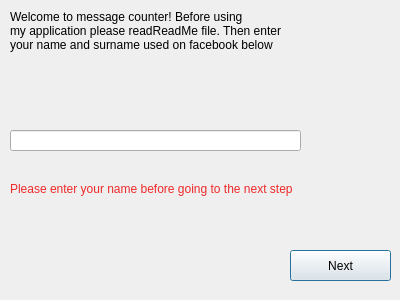
<?xml version="1.0" encoding="UTF-8"?>
<ui version="4.0">
 <class>screen1</class>
 <widget class="QDialog" name="screen1">
  <property name="geometry">
   <rect>
    <x>0</x>
    <y>0</y>
    <width>400</width>
    <height>300</height>
   </rect>
  </property>
  <property name="windowTitle">
   <string notr="true">Message Counter</string>
  </property>
  <widget class="QLabel" name="label">
   <property name="geometry">
    <rect>
     <x>10</x>
     <y>10</y>
     <width>381</width>
     <height>96</height>
    </rect>
   </property>
   <property name="text">
    <string>&lt;html&gt;&lt;head/&gt;&lt;body&gt;&lt;p&gt;Welcome to message counter! Before using &lt;br/&gt;my application please readReadMe file. Then enter &lt;br/&gt;your name and surname used on facebook below&lt;/p&gt;&lt;/body&gt;&lt;/html&gt;</string>
   </property>
   <property name="alignment">
    <set>Qt::AlignLeading|Qt::AlignLeft|Qt::AlignTop</set>
   </property>
  </widget>
  <widget class="QLineEdit" name="name">
   <property name="geometry">
    <rect>
     <x>10</x>
     <y>130</y>
     <width>291</width>
     <height>21</height>
    </rect>
   </property>
  </widget>
  <widget class="QPushButton" name="next_button">
   <property name="geometry">
    <rect>
     <x>290</x>
     <y>250</y>
     <width>101</width>
     <height>31</height>
    </rect>
   </property>
   <property name="text">
    <string>Next</string>
   </property>
  </widget>
  <widget class="QLabel" name="error">
   <property name="geometry">
    <rect>
     <x>10</x>
     <y>180</y>
     <width>364</width>
     <height>17</height>
    </rect>
   </property>
   <property name="styleSheet">
    <string notr="true">color: rgb(239, 41, 41)</string>
   </property>
   <property name="text">
    <string>Please enter your name before going to the next step</string>
   </property>
  </widget>
 </widget>
 <resources/>
 <connections/>
</ui>
